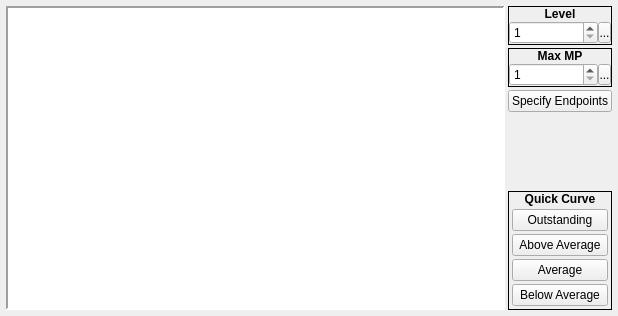
     <widget class="QWidget" name="tabMaxMP">
      <attribute name="title">
       <string>Max MP</string>
      </attribute>
      <layout class="QHBoxLayout" name="horizontalLayout_14">
       <property name="spacing">
        <number>3</number>
       </property>
       <property name="margin">
        <number>6</number>
       </property>
       <item>
        <widget class="QFrame" name="frame_20">
         <property name="sizePolicy">
          <sizepolicy hsizetype="Fixed" vsizetype="Fixed">
           <horstretch>0</horstretch>
           <verstretch>0</verstretch>
          </sizepolicy>
         </property>
         <property name="frameShape">
          <enum>QFrame::Panel</enum>
         </property>
         <property name="frameShadow">
          <enum>QFrame::Sunken</enum>
         </property>
         <property name="lineWidth">
          <number>2</number>
         </property>
         <layout class="QHBoxLayout" name="horizontalLayout_23">
          <property name="spacing">
           <number>0</number>
          </property>
          <property name="margin">
           <number>0</number>
          </property>
          <item>
           <widget class="BarGraph" name="gvMaxMP">
            <property name="sizePolicy">
             <sizepolicy hsizetype="Fixed" vsizetype="Fixed">
              <horstretch>0</horstretch>
              <verstretch>0</verstretch>
             </sizepolicy>
            </property>
            <property name="minimumSize">
             <size>
              <width>495</width>
              <height>300</height>
             </size>
            </property>
            <property name="maximumSize">
             <size>
              <width>495</width>
              <height>300</height>
             </size>
            </property>
            <property name="frameShape">
             <enum>QFrame::NoFrame</enum>
            </property>
            <property name="verticalScrollBarPolicy">
             <enum>Qt::ScrollBarAlwaysOff</enum>
            </property>
            <property name="horizontalScrollBarPolicy">
             <enum>Qt::ScrollBarAlwaysOff</enum>
            </property>
           </widget>
          </item>
         </layout>
        </widget>
       </item>
       <item>
        <layout class="QVBoxLayout" name="verticalLayout_7">
         <property name="spacing">
          <number>3</number>
         </property>
         <item>
          <widget class="QFrame" name="frame_4">
           <property name="sizePolicy">
            <sizepolicy hsizetype="Preferred" vsizetype="Fixed">
             <horstretch>0</horstretch>
             <verstretch>0</verstretch>
            </sizepolicy>
           </property>
           <property name="frameShape">
            <enum>QFrame::Box</enum>
           </property>
           <property name="frameShadow">
            <enum>QFrame::Plain</enum>
           </property>
           <layout class="QVBoxLayout" name="verticalLayout_8">
            <property name="spacing">
             <number>0</number>
            </property>
            <property name="margin">
             <number>0</number>
            </property>
            <item>
             <widget class="QLabel" name="label_4">
              <property name="sizePolicy">
               <sizepolicy hsizetype="Preferred" vsizetype="Fixed">
                <horstretch>0</horstretch>
                <verstretch>0</verstretch>
               </sizepolicy>
              </property>
              <property name="font">
               <font>
                <weight>75</weight>
                <bold>true</bold>
               </font>
              </property>
              <property name="text">
               <string>Level</string>
              </property>
              <property name="alignment">
               <set>Qt::AlignCenter</set>
              </property>
             </widget>
            </item>
            <item>
             <widget class="QWidget" name="widget_4" native="true">
              <layout class="QHBoxLayout" name="horizontalLayout_4">
               <property name="spacing">
                <number>0</number>
               </property>
               <property name="margin">
                <number>0</number>
               </property>
               <item>
                <widget class="QSpinBox" name="sbMaxMPLevel">
                 <property name="minimum">
                  <number>1</number>
                 </property>
                </widget>
               </item>
               <item>
                <widget class="SpinBoxSideButton" name="bMaxMPLevelSpinButton">
                 <property name="minimumSize">
                  <size>
                   <width>13</width>
                   <height>21</height>
                  </size>
                 </property>
                 <property name="maximumSize">
                  <size>
                   <width>13</width>
                   <height>21</height>
                  </size>
                 </property>
                 <property name="text">
                  <string>...</string>
                 </property>
                 <property name="icon">
                  <iconset resource="gui_icons.qrc">
                   <normaloff>:/icons/spinBoxSideButton.png</normaloff>:/icons/spinBoxSideButton.png</iconset>
                 </property>
                 <property name="iconSize">
                  <size>
                   <width>8</width>
                   <height>16</height>
                  </size>
                 </property>
                </widget>
               </item>
              </layout>
             </widget>
            </item>
           </layout>
          </widget>
         </item>
         <item>
          <widget class="QFrame" name="frame_5">
           <property name="sizePolicy">
            <sizepolicy hsizetype="Preferred" vsizetype="Fixed">
             <horstretch>0</horstretch>
             <verstretch>0</verstretch>
            </sizepolicy>
           </property>
           <property name="frameShape">
            <enum>QFrame::Box</enum>
           </property>
           <property name="frameShadow">
            <enum>QFrame::Plain</enum>
           </property>
           <layout class="QVBoxLayout" name="verticalLayout_9">
            <property name="spacing">
             <number>0</number>
            </property>
            <property name="margin">
             <number>0</number>
            </property>
            <item>
             <widget class="QLabel" name="label_5">
              <property name="sizePolicy">
               <sizepolicy hsizetype="Preferred" vsizetype="Fixed">
                <horstretch>0</horstretch>
                <verstretch>0</verstretch>
               </sizepolicy>
              </property>
              <property name="font">
               <font>
                <weight>75</weight>
                <bold>true</bold>
               </font>
              </property>
              <property name="text">
               <string>Max MP</string>
              </property>
              <property name="alignment">
               <set>Qt::AlignCenter</set>
              </property>
             </widget>
            </item>
            <item>
             <widget class="QWidget" name="widget_5" native="true">
              <layout class="QHBoxLayout" name="horizontalLayout_5">
               <property name="spacing">
                <number>0</number>
               </property>
               <property name="margin">
                <number>0</number>
               </property>
               <item>
                <widget class="QSpinBox" name="sbMaxMP">
                 <property name="accelerated">
                  <bool>true</bool>
                 </property>
                 <property name="minimum">
                  <number>1</number>
                 </property>
                 <property name="maximum">
                  <number>999</number>
                 </property>
                </widget>
               </item>
               <item>
                <widget class="SpinBoxSideButton" name="bMaxMPSpinButton">
                 <property name="minimumSize">
                  <size>
                   <width>13</width>
                   <height>21</height>
                  </size>
                 </property>
                 <property name="maximumSize">
                  <size>
                   <width>13</width>
                   <height>21</height>
                  </size>
                 </property>
                 <property name="text">
                  <string>...</string>
                 </property>
                 <property name="icon">
                  <iconset resource="gui_icons.qrc">
                   <normaloff>:/icons/spinBoxSideButton.png</normaloff>:/icons/spinBoxSideButton.png</iconset>
                 </property>
                 <property name="iconSize">
                  <size>
                   <width>8</width>
                   <height>16</height>
                  </size>
                 </property>
                </widget>
               </item>
              </layout>
             </widget>
            </item>
           </layout>
          </widget>
         </item>
         <item>
          <widget class="QPushButton" name="bMaxMPSpecifyEndpoints">
           <property name="text">
            <string>Specify Endpoints</string>
           </property>
          </widget>
         </item>
         <item>
          <spacer name="verticalSpacer_2">
           <property name="orientation">
            <enum>Qt::Vertical</enum>
           </property>
           <property name="sizeHint" stdset="0">
            <size>
             <width>20</width>
             <height>40</height>
            </size>
           </property>
          </spacer>
         </item>
         <item>
          <widget class="QFrame" name="frame_6">
           <property name="sizePolicy">
            <sizepolicy hsizetype="Preferred" vsizetype="Fixed">
             <horstretch>0</horstretch>
             <verstretch>0</verstretch>
            </sizepolicy>
           </property>
           <property name="frameShape">
            <enum>QFrame::Box</enum>
           </property>
           <property name="frameShadow">
            <enum>QFrame::Plain</enum>
           </property>
           <layout class="QVBoxLayout" name="verticalLayout_10">
            <property name="spacing">
             <number>0</number>
            </property>
            <property name="margin">
             <number>0</number>
            </property>
            <item>
             <widget class="QLabel" name="label_6">
              <property name="sizePolicy">
               <sizepolicy hsizetype="Preferred" vsizetype="Fixed">
                <horstretch>0</horstretch>
                <verstretch>0</verstretch>
               </sizepolicy>
              </property>
              <property name="font">
               <font>
                <weight>75</weight>
                <bold>true</bold>
               </font>
              </property>
              <property name="text">
               <string>Quick Curve</string>
              </property>
              <property name="alignment">
               <set>Qt::AlignCenter</set>
              </property>
             </widget>
            </item>
            <item>
             <widget class="QWidget" name="widget_6" native="true">
              <layout class="QVBoxLayout" name="verticalLayout_11">
               <property name="spacing">
                <number>3</number>
               </property>
               <property name="margin">
                <number>3</number>
               </property>
               <item>
                <widget class="QPushButton" name="bMaxMPOutstanding">
                 <property name="text">
                  <string>Outstanding</string>
                 </property>
                </widget>
               </item>
               <item>
                <widget class="QPushButton" name="bMaxMPAboveAverage">
                 <property name="text">
                  <string>Above Average</string>
                 </property>
                </widget>
               </item>
               <item>
                <widget class="QPushButton" name="bMaxMPAverage">
                 <property name="text">
                  <string>Average</string>
                 </property>
                </widget>
               </item>
               <item>
                <widget class="QPushButton" name="bMaxMPBelowAverage">
                 <property name="text">
                  <string>Below Average</string>
                 </property>
                </widget>
               </item>
              </layout>
             </widget>
            </item>
           </layout>
          </widget>
         </item>
        </layout>
       </item>
      </layout>
     </widget>
